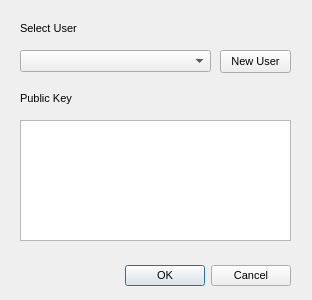
<?xml version="1.0" encoding="UTF-8"?>
<ui version="4.0">
 <class>LoginDialog</class>
 <widget class="QDialog" name="LoginDialog">
  <property name="geometry">
   <rect>
    <x>0</x>
    <y>0</y>
    <width>312</width>
    <height>300</height>
   </rect>
  </property>
  <property name="font">
   <font>
    <family>MS Shell Dlg 2</family>
    <pointsize>8</pointsize>
   </font>
  </property>
  <property name="windowTitle">
   <string>User Login</string>
  </property>
  <widget class="QDialogButtonBox" name="buttonBox">
   <property name="geometry">
    <rect>
     <x>30</x>
     <y>260</y>
     <width>261</width>
     <height>32</height>
    </rect>
   </property>
   <property name="orientation">
    <enum>Qt::Horizontal</enum>
   </property>
   <property name="standardButtons">
    <set>QDialogButtonBox::Cancel|QDialogButtonBox::Ok</set>
   </property>
  </widget>
  <widget class="QLabel" name="label">
   <property name="geometry">
    <rect>
     <x>20</x>
     <y>20</y>
     <width>71</width>
     <height>16</height>
    </rect>
   </property>
   <property name="font">
    <font>
     <family>MS Shell Dlg 2</family>
     <pointsize>8</pointsize>
    </font>
   </property>
   <property name="text">
    <string>Select User</string>
   </property>
  </widget>
  <widget class="QComboBox" name="comboBox">
   <property name="geometry">
    <rect>
     <x>20</x>
     <y>50</y>
     <width>191</width>
     <height>22</height>
    </rect>
   </property>
   <property name="currentText">
    <string/>
   </property>
  </widget>
  <widget class="QLabel" name="label_2">
   <property name="geometry">
    <rect>
     <x>20</x>
     <y>90</y>
     <width>111</width>
     <height>16</height>
    </rect>
   </property>
   <property name="text">
    <string>Public Key</string>
   </property>
  </widget>
  <widget class="QPlainTextEdit" name="plainTextEdit">
   <property name="geometry">
    <rect>
     <x>20</x>
     <y>120</y>
     <width>271</width>
     <height>121</height>
    </rect>
   </property>
   <property name="readOnly">
    <bool>true</bool>
   </property>
  </widget>
  <widget class="QPushButton" name="btnNewUser">
   <property name="geometry">
    <rect>
     <x>220</x>
     <y>50</y>
     <width>71</width>
     <height>23</height>
    </rect>
   </property>
   <property name="font">
    <font>
     <family>MS Shell Dlg 2</family>
     <pointsize>8</pointsize>
    </font>
   </property>
   <property name="text">
    <string>New User</string>
   </property>
  </widget>
 </widget>
 <resources/>
 <connections>
  <connection>
   <sender>buttonBox</sender>
   <signal>accepted()</signal>
   <receiver>LoginDialog</receiver>
   <slot>accept()</slot>
   <hints>
    <hint type="sourcelabel">
     <x>248</x>
     <y>254</y>
    </hint>
    <hint type="destinationlabel">
     <x>157</x>
     <y>274</y>
    </hint>
   </hints>
  </connection>
  <connection>
   <sender>buttonBox</sender>
   <signal>rejected()</signal>
   <receiver>LoginDialog</receiver>
   <slot>reject()</slot>
   <hints>
    <hint type="sourcelabel">
     <x>316</x>
     <y>260</y>
    </hint>
    <hint type="destinationlabel">
     <x>286</x>
     <y>274</y>
    </hint>
   </hints>
  </connection>
 </connections>
</ui>
